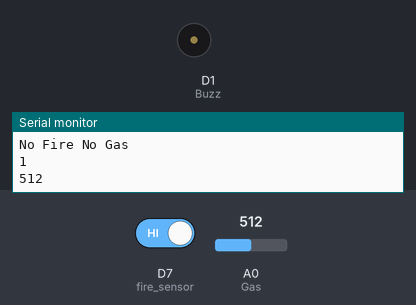
A sketch run on a simulated ESP8266 (NodeMCU). On the bench: buzzer (waves = sounding, pin HIGH), the last lines printed to the serial monitor. The inputs (shaded band) are chosen by the test bench; at power-on: A0 (Gas) = 512, D7 (fire_sensor) HIGH. WiFi joins after 1.5 s; servers stay silent unless stated.

Above: at 3.7 s.
3.8 s: A0 (Gas) set to 867
7.0 s: A0 (Gas) set to 891
At 8.9 s:
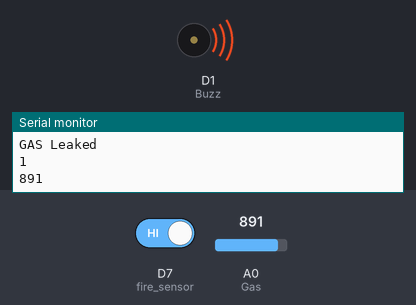
Timing chart, 0 to 10.4 s (numbered marks = the images above; inputs shaded):
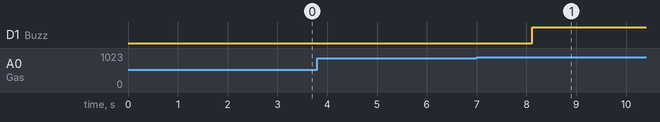

Measured:
- the behaviour switches between 875 and 876 on A0 (Gas) (found by bisection; images 0 and 1)
- after the input at 7.0 s, D1 (Buzz): LOW → HIGH after 1.1 s

The sketch:

FirebaseFireAlarm.ino
```cpp
#include <ESP8266WiFi.h>
#include <FirebaseArduino.h>
#define FIREBASE_HOST "fire-detection-a0910.firebaseio.com"
#define FIREBASE_AUTH "juaWHeYrUmtSKqbkJk647ZSXVDVZVTOZrh2lBiDn"
#define WIFI_SSID "HURU Technologies"
#define WIFI_PASSWORD "passme48"

  int fire_sensor=13;
  int Buzz=D1;
  int Gas=A0;
  int Gthrs=875;
  int Sthrs=950;
 void setup() {

  pinMode(fire_sensor,INPUT);
  pinMode(Buzz,OUTPUT);
  pinMode(Gas,INPUT);

  Serial.begin(9600);
  delay(1000);
  WiFi.begin(WIFI_SSID, WIFI_PASSWORD);
  Serial.print("Connecting to ");
  Serial.print(WIFI_SSID);
  while (WiFi.status() != WL_CONNECTED) {
    Serial.print(".");
    delay(500);
  }
  Serial.println();
  Serial.print("Connected to ");
  Serial.println(WIFI_SSID);
  Serial.print("IP Address is : ");
  Serial.println(WiFi.localIP());
  Firebase.begin(FIREBASE_HOST, FIREBASE_AUTH);

}
void loop() {

  int Sensor_Value=digitalRead(fire_sensor);
  int Gas_Value=analogRead(Gas);
  Serial.println(Sensor_Value);
  Serial.println(Gas_Value);
  delay(1000);

  if(Sensor_Value==LOW &&Gas_Value>Gthrs){

    Serial.println("FIRE in the HOUSE");
    digitalWrite(Buzz,HIGH);
    String F="FIRE in the HOUSE";
    Firebase.setString("message/Value", F);
    //delay(1000);
  }

  else if(Sensor_Value==HIGH &&(Gas_Value>Gthrs)){//&&Gas_Value<Sthrs)){
    Serial.println("GAS Leaked");
    digitalWrite(Buzz,HIGH);
    String G="GAS Leaked";
    Firebase.setString("message/Value", G);
    //delay(1000);
  }
  else if(Sensor_Value==LOW&&Gas_Value<Gthrs){
    Serial.println("Only fire");
    digitalWrite(Buzz,HIGH);
    String of="Only fire";
    Firebase.setString("message/Value",of);
    //delay(1000);
  }
  else {
    Serial.println("No Fire No Gas");
    digitalWrite(Buzz,LOW);
    String na="no gas no fire";
    Firebase.setString("message/Value",na);
    //delay(1000);
  }


}
```
